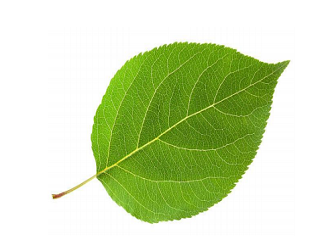
#> input picture Assignment1/leaf.png, 320 x 240 px
$ jupyter execute 3.ipynb   (shell and % lines are left out)
#> lines starting #> are read from the running program, lines starting #| are printed output that depends on the picture; after the words box and inside, x2 and y2 are one past the last pixel; in counts of white or black regions, pixels touching at a corner belong together
[cell 1]
import cv2 as cv
import numpy as np
from matplotlib import pyplot as plt
img = cv.imread('leaf.png',0)
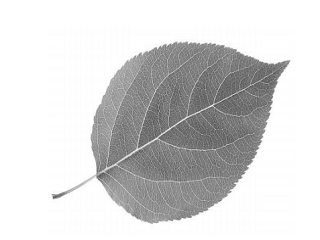
#> img: shape (240, 320); min 76, max 255, mean 214
ret,thresh1 = cv.threshold(img,232,255,cv.THRESH_BINARY)
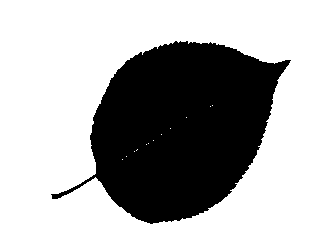
#> thresh1: shape (240, 320); 66.3% white; 1 black region, box (x1, y1, x2, y2) and area: (51, 41, 291, 224) 25879

[cell 2]
plt.imshow(thresh1,'gray')

[cell 3]
thresh1.shape
#> Out = (240, 320)

[cell 4]
import cv2
import numpy as np
from matplotlib import pyplot as plt

img = cv2.imread('leaf.png',0)
edges = cv2.Canny(thresh1,100,200)
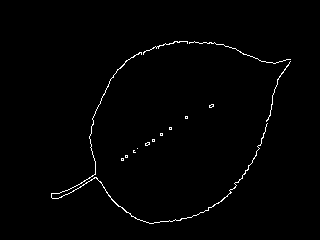
#> edges: shape (240, 320); 1.1% white in thin lines or dots, all inside (x1, y1, x2, y2) = (51, 41, 291, 224)

plt.subplot(121),plt.imshow(img,cmap = 'gray')
plt.title('Original Image'), plt.xticks([]), plt.yticks([])
plt.subplot(122),plt.imshow(edges,cmap = 'gray')
plt.title('Edge Image'), plt.xticks([]), plt.yticks([])

plt.show()
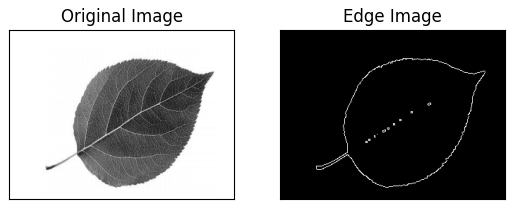
#> figure drawn by matplotlib, 2 panels

[cell 5]
## Discover the first point
for i, row in enumerate(edges):
    for j, value in enumerate(row):
        if value == 255:
            start_point = (i, j)
            print(start_point, value)
            break
    else:
        continue
    break
#> this loop made 42 passes
#| (41, 174) 255

[cell 6]
directions = [ 0,  1,  2,
               7,      3,
               6,  5,  4]
dir2idx = dict(zip(directions, range(len(directions))))

change_j =   [-1,  0,  1, # x or columns
              -1,      1,
              -1,  0,  1]

change_i =   [-1, -1, -1, # y or rows
               0,      0,
               1,  1,  1]

border = []
chain = []
curr_point = start_point
for direction in directions:
    idx = dir2idx[direction]
    new_point = (start_point[0]+change_i[idx], start_point[1]+change_j[idx])
    if edges[new_point] != 0: # if is ROI
        border.append(new_point)
        chain.append(direction)
        curr_point = new_point
        break
#> after the loop, border = [(41, 175)]; chain = [3]

count = 0
while curr_point != start_point:
    #figure direction to start search
    b_direction = (direction + 5) % 8
    dirs_1 = range(b_direction, 8)
    dirs_2 = range(0, b_direction)
    dirs = []
    dirs.extend(dirs_1)
    dirs.extend(dirs_2)
    for direction in dirs:
        idx = dir2idx[direction]
        new_point = (curr_point[0]+change_i[idx], curr_point[1]+change_j[idx])
        if edges[new_point] != 0: # if is ROI
            border.append(new_point)
            chain.append(direction)
            curr_point = new_point
            break
    if count == 1000: break
    count += 1
#> after the loop, border = 98 pairs, first value 41 to 54, second value 143 to 187; chain = 98 values, max 7 at index 17, min 0 at index 16, mean 4.16; count = 97

[cell 7]
print(count)
#| 97
print(chain)
#> (printed output is left out)
